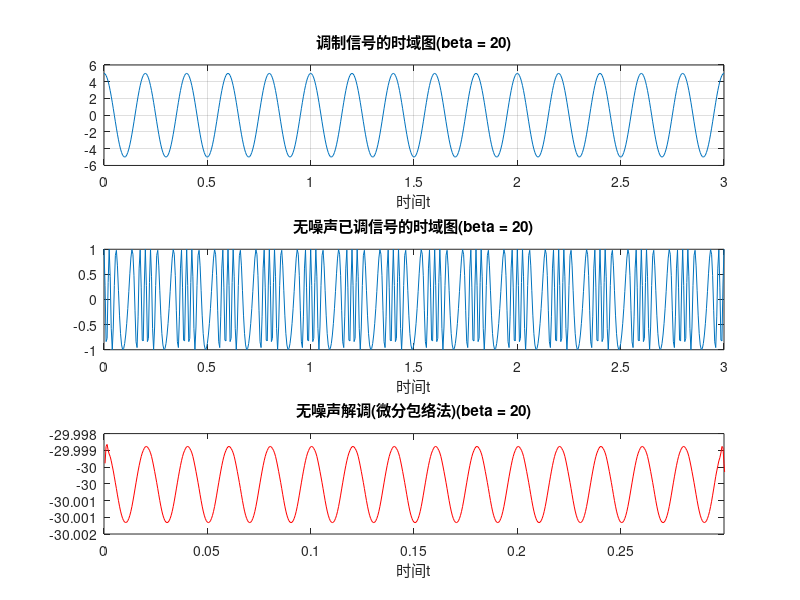
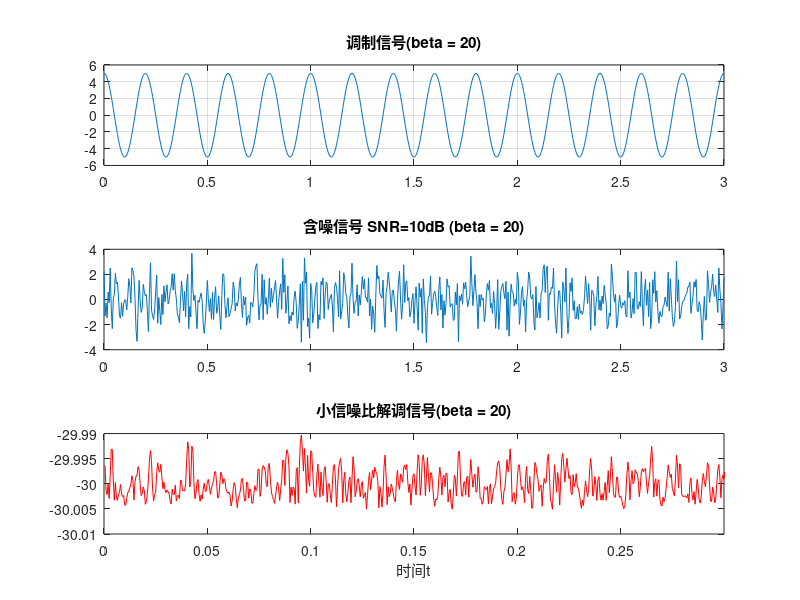
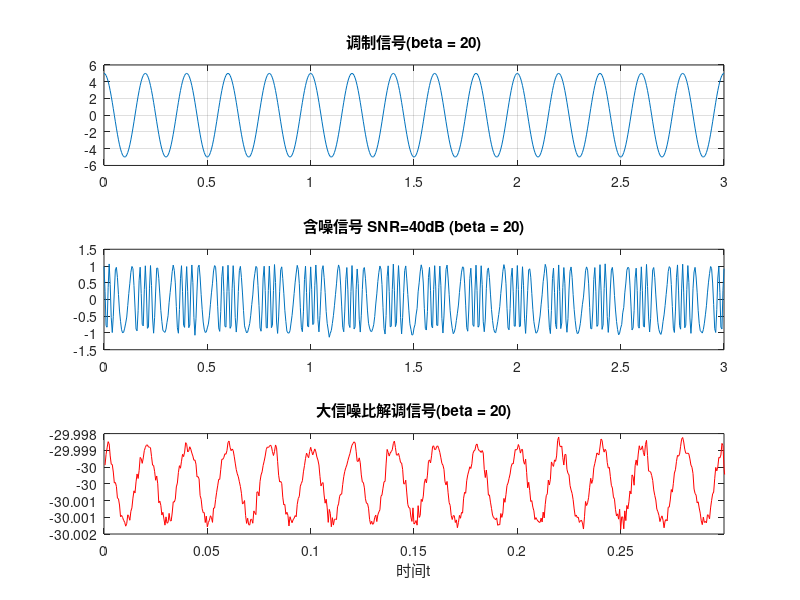

The MATLAB script that drew these images, in order: (Note: this script raises an error after producing the figures.)
clc; clear; close all


dt = 0.005;        % 设定步长 (采样周期)
fs = 1/dt;         % 采样频率 (200Hz)
t = 0:dt:3;        % 时间向量
am = 5;            % 调制信号幅度
fm = 5;            % 调制信号频率
mt = am*cos(2*pi*fm*t); % 生成调制信号 (基带信号)

% 积分生成相位
j_mt(1) = 0;
for i = 1:length(t)-1
    j_mt(i+1) = j_mt(i) + mt(i)*dt;
end

fc = 25;           % 载波频率
ct = cos(2*pi*fc*t); 
kf = 20;           % 调频灵敏度 (决定了调频指数 beta = kf*am/fm)
sft = cos(2*pi*fc*t + kf*j_mt); % 生成FM已调信号

% ================= 噪声设置 =================
sn1 = 10;  % 小信噪比 (dB)
sn2 = 40;  % 大信噪比 (dB)

% ================= 扩展内容1：定义两种解调函数 =================

% 辅助函数：计算频谱 (用于扩展内容2)
get_spectrum = @(x, fs) abs(fftshift(fft(x)))/length(x);
freq_axis = linspace(-fs/2, fs/2, length(t));

% ================= Figure 1: 无噪声情况 =================
figure(1)
subplot(3,1,1); plot(t,mt);
xlabel('时间t'); title('调制信号的时域图(beta = 20)');
grid on;

subplot(3,1,2); plot(t,sft);
xlabel('时间t'); title('无噪声已调信号的时域图(beta = 20)');

% --- 原有解调方法 (微分+包络) ---
nsfm = sft;
diff_nsfmn1 = diff(nsfm);
diff_nsfmn1 = [diff_nsfmn1 0];
env_nsfmn1 = abs(hilbert(diff_nsfmn1));
demod_1 = env_nsfmn1 - mean(env_nsfmn1); % 去直流
% 归一化/缩放以匹配原始信号幅度 (近似处理)
demod_1_plot = demod_1./400 - 30; 

subplot(3,1,3);
plot((1:length(demod_1))./2000, demod_1_plot, 'r');
xlabel('时间t'); title('无噪声解调(微分包络法)(beta = 20)');
xlim([0,0.3]);

% 保存无噪声解调结果用于频谱分析
demod_no_noise = demod_1_plot; 

% ================= Figure 2: 小信噪比 (SNR=10dB) =================
figure(2)
db1 = am^2 / (2*(10^(sn1/10)));
n1 = sqrt(db1) * randn(size(t));
nsfm1 = n1 + sft; % 含噪信号

subplot(3,1,1); plot(t,mt); title('调制信号(beta = 20)'); grid on;
subplot(3,1,2); plot(t,nsfm1); title(['含噪信号 SNR=' num2str(sn1) 'dB (beta = 20)']);

% --- 解调 ---
diff_nsfmn1 = diff(nsfm1);
diff_nsfmn1 = [diff_nsfmn1 0];
env_nsfmn1 = abs(hilbert(diff_nsfmn1));
demod_2 = env_nsfmn1 - mean(env_nsfmn1);
demod_2_plot = demod_2./400 - 30;

subplot(3,1,3);
plot((1:length(demod_2))./2000, demod_2_plot, 'r');
xlabel('时间t'); title('小信噪比解调信号(beta = 20)');
xlim([0,0.3]);

% ================= Figure 3: 大信噪比 (SNR=40dB) =================
figure(3)
db2 = am^2 / (2*(10^(sn2/10)));
n2 = sqrt(db2) * randn(size(t));
nsfm2 = n2 + sft;

subplot(3,1,1); plot(t,mt); title('调制信号(beta = 20)'); grid on;
subplot(3,1,2); plot(t,nsfm2); title(['含噪信号 SNR=' num2str(sn2) 'dB (beta = 20)']);

% --- 解调 ---
diff_nsfmn1 = diff(nsfm2);
diff_nsfmn1 = [diff_nsfmn1 0];
env_nsfmn1 = abs(hilbert(diff_nsfmn1));
demod_3 = env_nsfmn1 - mean(env_nsfmn1);
demod_3_plot = demod_3./400 - 30;

subplot(3,1,3);
plot((1:length(demod_3))./2000, demod_3_plot, 'r');
xlabel('时间t'); title('大信噪比解调信号(beta = 20)');
xlim([0,0.3]);

% ==========================================================
%       扩展内容 1: 使用另一种解调算法 (Hilbert 相位微分法)
% ==========================================================
figure(4)
sgtitle('扩展1：使用Hilbert相位微分法进行解调 (对比原有方法)');

% 对无噪声信号进行解调 (Hilbert相位法)
z = hilbert(sft);           % 1. 生成解析信号
inst_phase = unwrap(angle(z)); % 2. 提取瞬时相位并解卷绕
inst_freq = diff(inst_phase)/(2*pi*dt); % 3. 微分相位得到瞬时频率 f = d(phi)/dt / 2pi
inst_freq = [inst_freq 0];  % 补齐长度
demod_hilbert = inst_freq - fc; % 4. 去除载波频率分量

subplot(2,1,1);
plot(t, mt, 'b', 'LineWidth', 1.5); hold on;
plot(t, demod_hilbert/kf * 2*pi, 'r--'); % 理论上幅度需除以kf，这里做简单归一化演示
legend('原始调制信号', 'Hilbert解调信号');
title('Hilbert相位法解调效果');
xlabel('时间t'); grid on;

subplot(2,1,2);
plot(t, demod_hilbert);
title('Hilbert解调信号波形 (未缩放)');
xlabel('时间t'); grid on;

% ==========================================================
%       扩展内容 2 & 3: 频域分析与解调增益辅助观察
%       (修正了直流偏置问题，并增加了dB显示以辅助分析增益)
% ==========================================================
figure(5)
sgtitle(['扩展2：不同信噪比下解调信号频谱 (beta = ' num2str(kf) ')']);

% 定义计算单边频谱(dB)的函数
% 输入 x: 信号, fs: 采样率
% 输出: 归一化幅度谱(dB)
get_spectrum_db = @(x) 20*log10(abs(fftshift(fft(x - mean(x))))/length(x) + eps); 

% 计算三种情况下的频谱
spec_no_noise = get_spectrum_db(demod_1); % 使用 demod_1 (无偏移原始解调信号)
spec_low_snr  = get_spectrum_db(demod_2); % 使用 demod_2 (SNR=10dB)
spec_high_snr = get_spectrum_db(demod_3); % 使用 demod_3 (SNR=40dB)

% 绘图
subplot(3,1,1);
plot(freq_axis, spec_no_noise, 'b', 'LineWidth', 1.2);
xlim([-20 20]); ylim([-100 0]); % 限制Y轴范围以便观察底噪
grid on;
title('无噪声解调信号频谱 (dB)'); 
ylabel('幅度 (dB)'); xlabel('频率 (Hz)');
text(5, max(spec_no_noise(freq_axis>0)), '\leftarrow 5Hz 基波', 'FontSize', 8);

subplot(3,1,2);
plot(freq_axis, spec_low_snr, 'r');
xlim([-20 20]); ylim([-60 0]); 
grid on;
title(['小信噪比 (' num2str(sn1) 'dB) 解调信号频谱']); 
ylabel('幅度 (dB)'); xlabel('频率 (Hz)');

subplot(3,1,3);
plot(freq_axis, spec_high_snr, 'm');
xlim([-20 20]); ylim([-80 0]); 
grid on;
title(['大信噪比 (' num2str(sn2) 'dB) 解调信号频谱']); 
ylabel('幅度 (dB)'); xlabel('频率 (Hz)');
